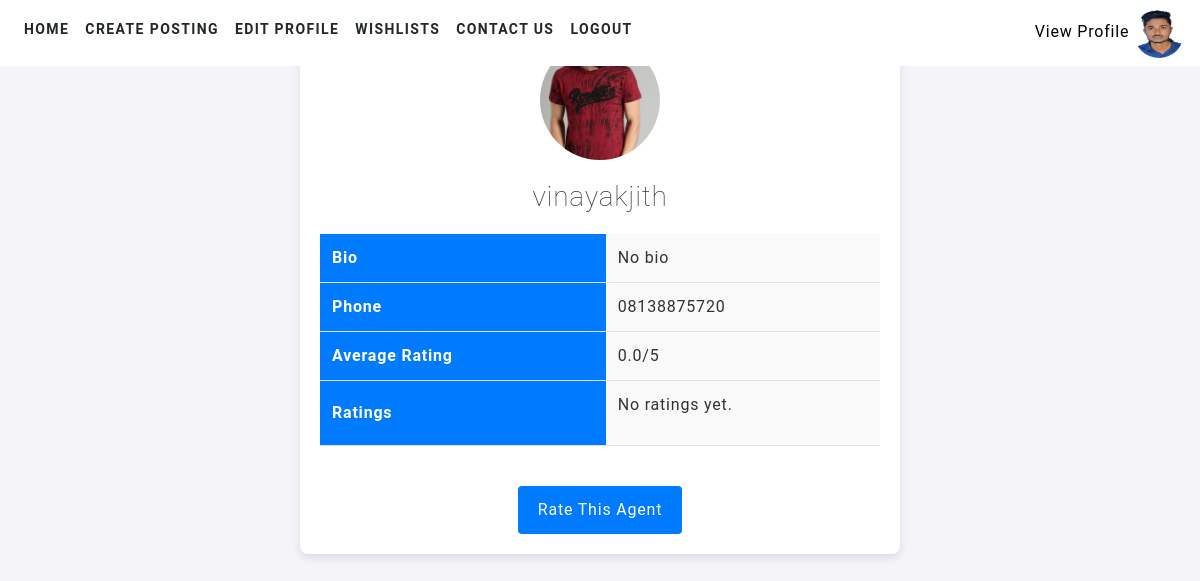
Page /userpanel/agent/3/ (signed in) on the committed database.
### adminpanel/models.py (models this page shows, shortened)
class Profile(models.Model):
    user=models.OneToOneField(User, on_delete=models.CASCADE)
    profile_image=models.ImageField(upload_to='profile_image/',default='profile_image/profile.png')
    user_bio=models.TextField(blank=True)
    phone=models.CharField(max_length=20)
    def average_rating(self):
        ratings = self.received_ratings.all()
        if ratings.exists():
            return sum(rating.value for rating in ratings) / ratings.count()
        return 0

### userpanel/views.py (the view)
# urls.py: path('agent/<int:agent_id>/',agent,name='agent'),
@login_required
def agent(request, agent_id):
    agent=get_object_or_404(Profile,id=agent_id)
    ratings=agent.received_ratings.all()
    profile=Profile.objects.get(user=request.user)
    context={
        'agent':agent,
        'ratings':ratings,
        'profile':profile
    }
    return render(request,"userpanel/agent.html",context)

### userpanel/templates/userpanel/agent.html (shortened to what this page needs)
{% extends 'userpanel/userbase.html' %}
{% load static %}
{% block content %}
  <div class="container">
    <img src="{{ agent.profile_image.url }}" alt="Agent Profile Picture" class="profile-img">
    <h1>{{ agent.user.username }}</h1>
    <table>
      <tr>
        <th>Bio</th>
        <td>
          {% if agent.user_bio %}
          {{ agent.user_bio }}</td>
          {% else %}
          No bio
          {% endif %}
      </tr>
      <tr>
        <th>Phone</th>
        <td>{{ agent.phone }}</td>
      </tr>
      <tr>
        <th>Average Rating</th>
        <td>{{ agent.average_rating|floatformat:1 }}/5</td>
      </tr>
      <tr>
        <th>Ratings</th>
        <td>
          <ul>
            {% for rating in ratings %}
              <li>
                <strong>{{ rating.reviewer.username }}</strong> rated
                <strong>{{ rating.value }}/5</strong>: {{ rating.comment }}
              </li>
            {% empty %}
              <li>No ratings yet.</li>
            {% endfor %}
          </ul>
        </td>
      </tr>
    </table>
    <a href="{% url 'userpanel:rate_agent' agent.id %}" class="button-link">Rate This Agent</a>
  </div>
{% endblock %}

### userpanel/templates/userpanel/userbase.html (shortened to what this page needs)
{% load static %}
<!doctype html>
<html lang="en">
<head>
  <link rel="stylesheet" href="https://stackpath.bootstrapcdn.com/bootstrap/4.3.1/css/bootstrap.min.css"
>
  <link rel="stylesheet" href="{% static 'assets/css/style.css' %}">
  <link href="https://unpkg.com/ionicons@4.5.5/dist/css/ionicons.min.css" rel="stylesheet">
</head>
<body>
  <nav class="navbar navbar-expand-lg fixed-top">
    <div class="collapse navbar-collapse" id="navbarSupportedContent">
      <ul class="navbar-nav mr-auto">
        {% if user.is_staff %}
        <li class="nav-item {% if request.resolver_match.url_name == 'userhome' %}active{% endif %}">
          <a class="nav-link" href="{% url 'adminpanel:adminhome' %}">Home</a>
        </li>
        {% else %}
        <li class="nav-item {% if request.resolver_match.url_name == 'userhome' %}active{% endif %}">
          <a class="nav-link" href="{% url 'userpanel:userhome' %}">Home</a>
        </li>
        {% endif %}
        <li class="nav-item">
          <a class="nav-link" href="{% url 'userpanel:payment_methods' %}">Create Posting</a>
        </li>
        {% if profile %}
        <li class="nav-item">
          <a class="nav-link" href="{% url 'userpanel:userprofile' user.id %}">Edit Profile</a>
        </li>
        {% else %}
        <li class="nav-item">
          <a class="nav-link" href="{% url 'userpanel:userprofile' user.id %}">Create Profile</a>
        </li>
        {% endif %}
        <li class="nav-item">
          <a class="nav-link" href="{% url 'userpanel:view_wishlist' %}">Wishlists</a>
        </li>
        <li class="nav-item">
          <a class="nav-link" href="https://wa.me/918138875720">Contact Us</a>
        </li>
        <li class="nav-item">
          <a class="nav-link" href="{% url 'userpanel:userlogout' %}">Logout</a>
        </li>
      </ul>
      <div class="avatar-sm">
        <a href="{% url 'userpanel:viewprofile' user.id %}" style="color: black;">View Profile</a>
        <img
          src="{{ profile.profile_image.url }}"
          alt="..."
          class="avatar-img rounded-circle"
          style="width: 50px; height: 50px;"
        />
</nav>
  {% block content %}{% endblock %}
</body>
</html>

### static/assets/css/style.css (style rules this page uses)
html { scroll-behavior: smooth; }
body { font-family: 'Titillium Web', sans-serif; font-size: 16px; font-weight: 400; letter-spacing: .05em; background-color: #ffffff; color: #ffffff; }
h1, h2, h3, h4, h5, h6 { font-weight: 200; margin-bottom: 0px; }
a { color: #ffffff; }
.navbar { background-color: #ffffff; z-index: 9999; }
.nav-link { font-size: 14px; font-weight: 600; color: #222729; letter-spacing: .1em; text-transform: uppercase; }

### userpanel/templates/userpanel/agent.html (style rules this page uses)
body { font-family: 'Roboto', sans-serif; margin: 0; padding: 20px; background-color: #f4f4f9; }
.container { color: #333; max-width: 600px; margin: 0 auto; padding: 20px; background: #ffffff; box-shadow: 0px 4px 8px rgba(0, 0, 0, 0.1); border-radius: 8px; text-align: center; }
h1 { color: #333; margin-bottom: 20px; font-size: 28px; }
.profile-img { width: 120px; height: 120px; border-radius: 50%; margin-bottom: 20px; object-fit: cover; }
table { width: 100%; border-collapse: collapse; margin-bottom: 20px; }
th, td { padding: 12px; text-align: left; border-bottom: 1px solid #e0e0e0; }
th { background-color: #007bff; color: white; text-align: left; }
td { background-color: #f9f9f9; }
ul { list-style-type: none; padding: 0; }
ul li { margin-bottom: 8px; }
.button-link { display: inline-block; padding: 12px 20px; background-color: #007bff; color: white; text-decoration: none; border-radius: 4px; text-align: center; font-size: 16px; margin-top: 20px; transition: background-color 0.3s; }

### rows in the picture
Profile: profile_image (picture)
Profile: profile_image (picture), user.username "vinayakjith", phone "08138875720", average_rating "0.0"
